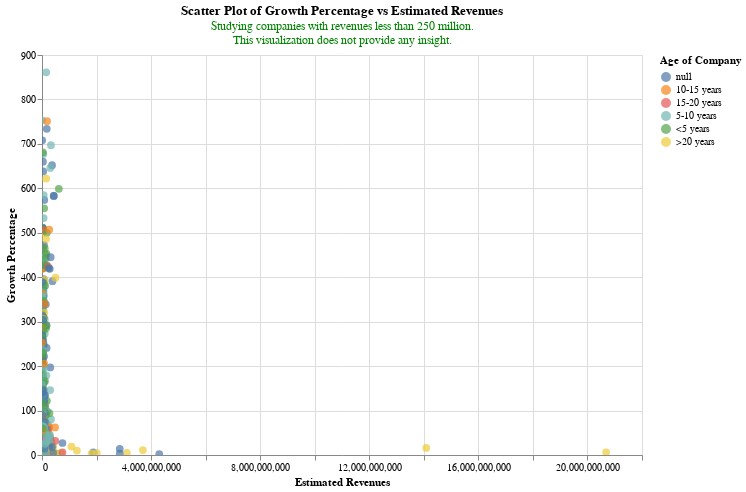

This figure's notebook cell:
### Code cell
# ESTIMATED REVENUES VS GROWTH
## similar reation to growth vs estimated_revenues?
# FOR ALL TOP 1000 COMPANIES
# Filter out rows with missing values in 'estimated_revenues'
filtered_df = top_1000.dropna(subset=['growth_percentage', 'estimated_revenues', 'employees'])
subtitle = ["Studying companies with revenues less than 250 million.","This visualization does not provide any insight."]
scatter_plot2 = plot_growth_vs_estimated_revenues(filtered_df, subtitle)
print("For Top 1000 Companies")
scatter_plot2.display()

# FOR AI Companies
filtered_df = ai_companies.dropna(subset=['growth_percentage', 'estimated_revenues', 'employees'])
subtitle = ["Studying companies with revenues less than 250 million.","This visualization does not provide any insight."]
ai_scatter_plot2 = plot_growth_vs_estimated_revenues(filtered_df, subtitle)
print("For AI Companies")
ai_scatter_plot2.display()

### Figure 1 — Vega-Lite specification as saved in the notebook (floating-point values rounded to 4 significant figures; data arrays with more than 128 entries replaced by an {"elided": "..."} marker saying what was removed)
{"config": {"view": {"continuousWidth": 300, "continuousHeight": 300}}, "data": {"name": "data-a0321f3c97bbeb524810d404f038f337"}, "mark": {"type": "circle", "size": 60}, "encoding": {"color": {"field": "age_bucket", "legend": {"title": "Age of Company"}, "type": "nominal"}, "tooltip": [{"field": "company_name", "type": "nominal"}, {"field": "growth_percentage", "type": "quantitative"}, {"field": "estimated_revenues", "type": "quantitative"}, {"field": "employees", "type": "quantitative"}, {"field": "founded", "type": "quantitative"}], "x": {"field": "estimated_revenues", "title": "Estimated Revenues", "type": "quantitative"}, "y": {"field": "growth_percentage", "title": "Growth Percentage", "type": "quantitative"}}, "height": 400, "params": [{"name": "param_1050", "select": {"type": "interval", "encodings": ["x", "y"]}, "bind": "scales"}], "title": {"text": ["Scatter Plot of Growth Percentage vs Estimated Revenues"], "subtitle": ["Studying companies with revenues less than 250 million.", "This visualization does not provide any insight."], "subtitleColor": "green"}, "width": 600, "$schema": "https://vega.github.io/schema/vega-lite/v5.14.1.json", "datasets": {"data-a0321f3c97bbeb524810d404f038f337": {"elided": "972 records"}}}
